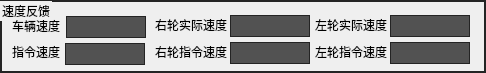
       <widget class="QGroupBox" name="groupBox_UpCameraInformation_2">
        <property name="geometry">
         <rect>
          <x>-2</x>
          <y>200</y>
          <width>486</width>
          <height>73</height>
         </rect>
        </property>
        <property name="styleSheet">
         <string notr="true">QGroupBox {
  border: 1.5px solid rgb(36, 36, 36);
}</string>
        </property>
        <property name="title">
         <string>速度反馈</string>
        </property>
        <widget class="QLabel" name="labelEdit_AgvSpeed">
         <property name="geometry">
          <rect>
           <x>66</x>
           <y>16</y>
           <width>80</width>
           <height>22</height>
          </rect>
         </property>
         <property name="styleSheet">
          <string notr="true">border: 1px solid rgb(36, 36, 36);        background: rgb(82, 82, 82);</string>
         </property>
         <property name="text">
          <string/>
         </property>
         <property name="alignment">
          <set>Qt::AlignCenter</set>
         </property>
        </widget>
        <widget class="QLabel" name="label_72">
         <property name="geometry">
          <rect>
           <x>12</x>
           <y>18</y>
           <width>48</width>
           <height>16</height>
          </rect>
         </property>
         <property name="text">
          <string>车辆速度</string>
         </property>
        </widget>
        <widget class="QLabel" name="labelEdit_AgvSpeed_3">
         <property name="geometry">
          <rect>
           <x>65</x>
           <y>43</y>
           <width>80</width>
           <height>22</height>
          </rect>
         </property>
         <property name="styleSheet">
          <string notr="true">border: 1px solid rgb(36, 36, 36);        background: rgb(82, 82, 82);</string>
         </property>
         <property name="text">
          <string/>
         </property>
         <property name="alignment">
          <set>Qt::AlignCenter</set>
         </property>
        </widget>
        <widget class="QLabel" name="label_73">
         <property name="geometry">
          <rect>
           <x>12</x>
           <y>44</y>
           <width>54</width>
           <height>16</height>
          </rect>
         </property>
         <property name="text">
          <string>指令速度</string>
         </property>
        </widget>
        <widget class="QLabel" name="label_74">
         <property name="geometry">
          <rect>
           <x>155</x>
           <y>17</y>
           <width>75</width>
           <height>16</height>
          </rect>
         </property>
         <property name="text">
          <string>右轮实际速度</string>
         </property>
        </widget>
        <widget class="QLabel" name="labelEdit_AgvSpeed_4">
         <property name="geometry">
          <rect>
           <x>230</x>
           <y>15</y>
           <width>80</width>
           <height>22</height>
          </rect>
         </property>
         <property name="styleSheet">
          <string notr="true">border: 1px solid rgb(36, 36, 36);        background: rgb(82, 82, 82);</string>
         </property>
         <property name="text">
          <string/>
         </property>
         <property name="alignment">
          <set>Qt::AlignCenter</set>
         </property>
        </widget>
        <widget class="QLabel" name="label_75">
         <property name="geometry">
          <rect>
           <x>315</x>
           <y>17</y>
           <width>75</width>
           <height>16</height>
          </rect>
         </property>
         <property name="text">
          <string>左轮实际速度</string>
         </property>
        </widget>
        <widget class="QLabel" name="labelEdit_AgvSpeed_5">
         <property name="geometry">
          <rect>
           <x>390</x>
           <y>15</y>
           <width>80</width>
           <height>22</height>
          </rect>
         </property>
         <property name="styleSheet">
          <string notr="true">border: 1px solid rgb(36, 36, 36);        background: rgb(82, 82, 82);</string>
         </property>
         <property name="text">
          <string/>
         </property>
         <property name="alignment">
          <set>Qt::AlignCenter</set>
         </property>
        </widget>
        <widget class="QLabel" name="label_76">
         <property name="geometry">
          <rect>
           <x>155</x>
           <y>44</y>
           <width>75</width>
           <height>16</height>
          </rect>
         </property>
         <property name="text">
          <string>右轮指令速度</string>
         </property>
        </widget>
        <widget class="QLabel" name="label_77">
         <property name="geometry">
          <rect>
           <x>315</x>
           <y>44</y>
           <width>75</width>
           <height>16</height>
          </rect>
         </property>
         <property name="text">
          <string>左轮指令速度</string>
         </property>
        </widget>
        <widget class="QLabel" name="labelEdit_AgvSpeed_6">
         <property name="geometry">
          <rect>
           <x>230</x>
           <y>42</y>
           <width>80</width>
           <height>22</height>
          </rect>
         </property>
         <property name="styleSheet">
          <string notr="true">border: 1px solid rgb(36, 36, 36);        background: rgb(82, 82, 82);</string>
         </property>
         <property name="text">
          <string/>
         </property>
         <property name="alignment">
          <set>Qt::AlignCenter</set>
         </property>
        </widget>
        <widget class="QLabel" name="labelEdit_AgvSpeed_7">
         <property name="geometry">
          <rect>
           <x>390</x>
           <y>42</y>
           <width>80</width>
           <height>22</height>
          </rect>
         </property>
         <property name="styleSheet">
          <string notr="true">border: 1px solid rgb(36, 36, 36);        background: rgb(82, 82, 82);</string>
         </property>
         <property name="text">
          <string/>
         </property>
         <property name="alignment">
          <set>Qt::AlignCenter</set>
         </property>
        </widget>
       </widget>
